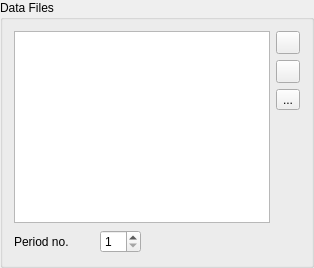
                     <widget class="QGroupBox" name="dataFilesGroupBox_4">
                      <property name="sizePolicy">
                       <sizepolicy hsizetype="Expanding" vsizetype="Expanding">
                        <horstretch>0</horstretch>
                        <verstretch>0</verstretch>
                       </sizepolicy>
                      </property>
                      <property name="minimumSize">
                       <size>
                        <width>0</width>
                        <height>0</height>
                       </size>
                      </property>
                      <property name="maximumSize">
                       <size>
                        <width>16777215</width>
                        <height>16777215</height>
                       </size>
                      </property>
                      <property name="title">
                       <string>Data Files</string>
                      </property>
                      <layout class="QVBoxLayout" name="verticalLayout_43">
                       <item>
                        <layout class="QHBoxLayout" name="horizontalLayout_81">
                         <item>
                          <layout class="QVBoxLayout" name="verticalLayout_44">
                           <item>
                            <widget class="DataFilesList" name="containerDataFilesList">
                             <property name="sizePolicy">
                              <sizepolicy hsizetype="Expanding" vsizetype="Minimum">
                               <horstretch>0</horstretch>
                               <verstretch>0</verstretch>
                              </sizepolicy>
                             </property>
                             <property name="minimumSize">
                              <size>
                               <width>0</width>
                               <height>0</height>
                              </size>
                             </property>
                            </widget>
                           </item>
                           <item>
                            <layout class="QHBoxLayout" name="horizontalLayout_82">
                             <item>
                              <widget class="QLabel" name="periodNoLabel_4">
                               <property name="minimumSize">
                                <size>
                                 <width>80</width>
                                 <height>25</height>
                                </size>
                               </property>
                               <property name="maximumSize">
                                <size>
                                 <width>16777215</width>
                                 <height>16777215</height>
                                </size>
                               </property>
                               <property name="text">
                                <string>Period no.</string>
                               </property>
                              </widget>
                             </item>
                             <item>
                              <widget class="QSpinBox" name="containerPeriodNoSpinBox">
                               <property name="minimum">
                                <number>1</number>
                               </property>
                              </widget>
                             </item>
                             <item>
                              <spacer name="horizontalSpacer_36">
                               <property name="orientation">
                                <enum>Qt::Horizontal</enum>
                               </property>
                               <property name="sizeHint" stdset="0">
                                <size>
                                 <width>40</width>
                                 <height>20</height>
                                </size>
                               </property>
                              </spacer>
                             </item>
                            </layout>
                           </item>
                          </layout>
                         </item>
                         <item>
                          <layout class="QVBoxLayout" name="verticalLayout_45">
                           <item>
                            <widget class="QToolButton" name="addContainerDataFileButton">
                             <property name="sizePolicy">
                              <sizepolicy hsizetype="Minimum" vsizetype="Minimum">
                               <horstretch>0</horstretch>
                               <verstretch>0</verstretch>
                              </sizepolicy>
                             </property>
                             <property name="text">
                              <string/>
                             </property>
                             <property name="icon">
                              <iconset resource="../resources/resources.qrc">
                               <normaloff>:/icons/plus.png</normaloff>:/icons/plus.png</iconset>
                             </property>
                            </widget>
                           </item>
                           <item>
                            <widget class="QToolButton" name="removeContainerDataFileButton">
                             <property name="sizePolicy">
                              <sizepolicy hsizetype="Minimum" vsizetype="Minimum">
                               <horstretch>0</horstretch>
                               <verstretch>0</verstretch>
                              </sizepolicy>
                             </property>
                             <property name="text">
                              <string/>
                             </property>
                             <property name="icon">
                              <iconset resource="../resources/resources.qrc">
                               <normaloff>:/icons/minus.png</normaloff>:/icons/minus.png</iconset>
                             </property>
                            </widget>
                           </item>
                           <item>
                            <widget class="QToolButton" name="duplicateContainerDataFileButton">
                             <property name="text">
                              <string>...</string>
                             </property>
                             <property name="icon">
                              <iconset resource="../resources/resources.qrc">
                               <normaloff>:/icons/duplicate.png</normaloff>:/icons/duplicate.png</iconset>
                             </property>
                            </widget>
                           </item>
                           <item>
                            <spacer name="verticalSpacer_18">
                             <property name="orientation">
                              <enum>Qt::Vertical</enum>
                             </property>
                             <property name="sizeHint" stdset="0">
                              <size>
                               <width>20</width>
                               <height>40</height>
                              </size>
                             </property>
                            </spacer>
                           </item>
                          </layout>
                         </item>
                        </layout>
                       </item>
                      </layout>
                     </widget>
